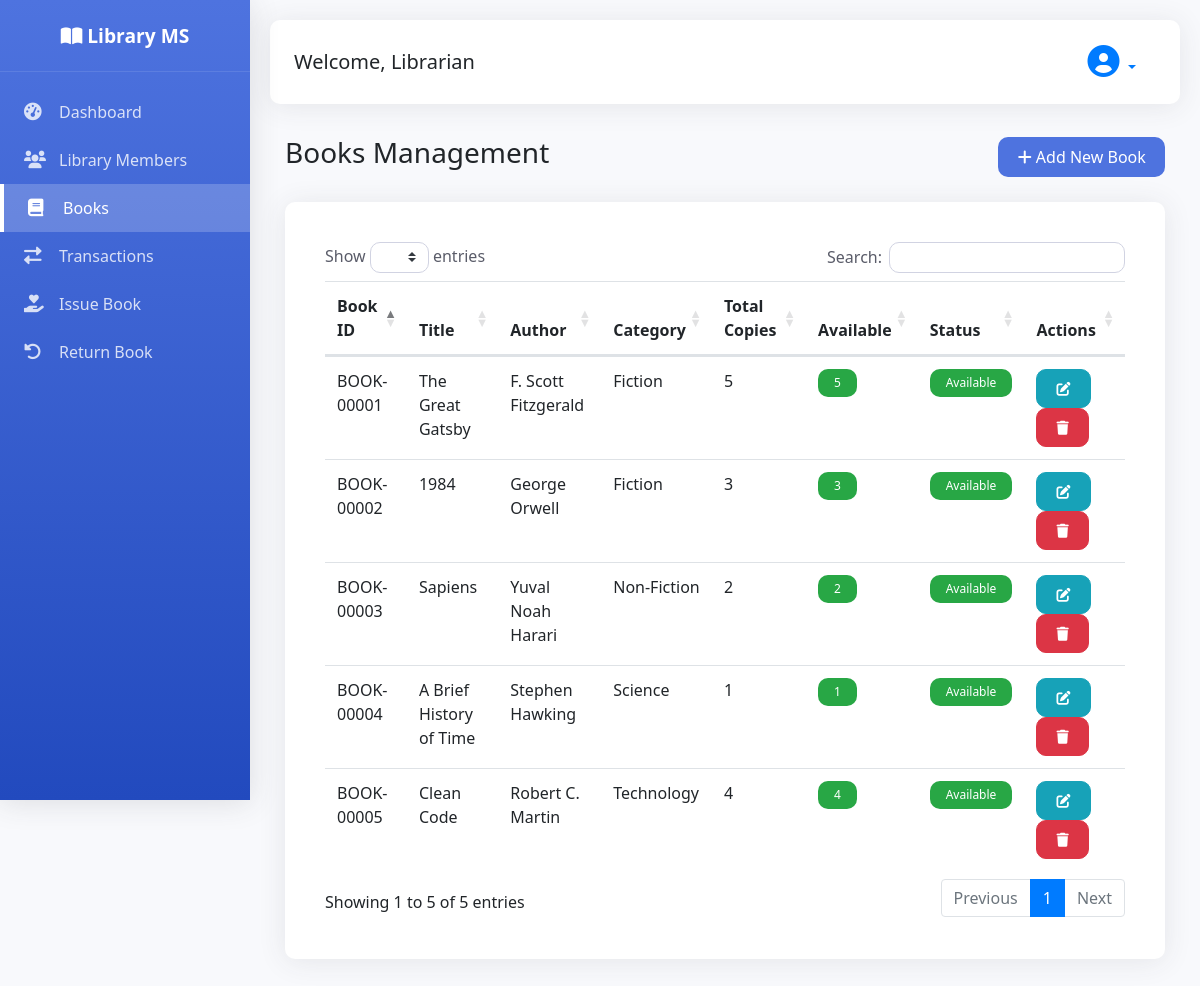
Screenshot of /modules/books/index.php with the database file from the repository.
### tables this page shows
CREATE TABLE IF NOT EXISTS books (
    id INT AUTO_INCREMENT PRIMARY KEY,
    book_id VARCHAR(50) UNIQUE NOT NULL,
    title VARCHAR(255) NOT NULL,
    author VARCHAR(255) NOT NULL,
    isbn VARCHAR(20) UNIQUE,
    publisher VARCHAR(255),
    publication_year INT,
    category ENUM('Fiction', 'Non-Fiction', 'Science', 'Technology', 'History', 'Biography', 'Other') DEFAULT 'Other',
    total_copies INT NOT NULL DEFAULT 1,
    available_copies INT NOT NULL DEFAULT 0,
    status ENUM('Available', 'Checked Out', 'Maintenance') DEFAULT 'Available',
    created_at TIMESTAMP DEFAULT CURRENT_TIMESTAMP,
    updated_at TIMESTAMP DEFAULT CURRENT_TIMESTAMP ON UPDATE CURRENT_TIMESTAMP,
    INDEX idx_book_id (book_id),
    INDEX idx_title (title),
    INDEX idx_author (author),
    INDEX idx_status (status),
    INDEX idx_category (category)
);

### modules/books/index.php (the view)
<?php
require_once '../../config/database.php';
include '../../includes/header.php';
$books_query = "SELECT * FROM books ORDER BY created_at DESC";
$books = mysqli_query($conn, $books_query);
?>
<div class="container-fluid">
    <div class="d-flex justify-content-between align-items-center mb-4">
        <h1 class="h3 text-gray-800">Books Management</h1>
        <a href="create.php" class="btn btn-primary">
            <i class="fas fa-plus"></i> Add New Book
        </a>
    </div>
    <div class="card">
        <div class="card-body">
            <div class="table-responsive">
                <table class="table table-hover datatable">
                    <thead>
                        <tr>
                            <th>Book ID</th>
                            <th>Title</th>
                            <th>Author</th>
                            <th>Category</th>
                            <th>Total Copies</th>
                            <th>Available</th>
                            <th>Status</th>
                            <th>Actions</th>
                        </tr>
                    </thead>
                    <tbody>
                        <?php while($book = mysqli_fetch_assoc($books)): ?>
                        <tr>
                            <td><?php echo $book['book_id']; ?></td>
                            <td><?php echo $book['title']; ?></td>
                            <td><?php echo $book['author']; ?></td>
                            <td><?php echo $book['category']; ?></td>
                            <td><?php echo $book['total_copies']; ?></td>
                            <td>
                                <span class="badge badge-<?php echo $book['available_copies'] > 0 ? 'success' : 'danger'; ?>">
                                    <?php echo $book['available_copies']; ?>
                                </span>
                            </td>
                            <td>
                                <span class="badge badge-<?php
                                    echo $book['status'] == 'Available' ? 'success' :
                                        ($book['status'] == 'Checked Out' ? 'warning' : 'secondary');
                                ?>">
                                    <?php echo $book['status']; ?>
                                </span>
                            </td>
                            <td>
                                <a href="edit.php?id=<?php echo $book['id']; ?>" class="btn btn-sm btn-info">
                                    <i class="fas fa-edit"></i>
                                </a>
                                <button onclick="confirmDelete('delete.php?id=<?php echo $book['id']; ?>', '<?php echo $book['title']; ?>')" class="btn btn-sm btn-danger">
                                    <i class="fas fa-trash"></i>
                                </button>
                            </td>
                        </tr>
                        <?php endwhile; ?>
                    </tbody>
                </table>
            </div>
        </div>
    </div>
</div>
<?php include '../../includes/footer.php'; ?>

### includes/header.php (shortened to what this page needs)
<!DOCTYPE html>
<html lang="en">
<head>
    <link href="https://cdn.jsdelivr.net/npm/bootstrap@4.6.0/dist/css/bootstrap.min.css" rel="stylesheet">
    <link rel="stylesheet" href="https://cdnjs.cloudflare.com/ajax/libs/font-awesome/6.0.0/css/all.min.css">
    <link href="https://cdn.datatables.net/1.10.24/css/dataTables.bootstrap4.min.css" rel="stylesheet">
    <link href="<?php echo BASE_URL; ?>assets/css/style.css" rel="stylesheet">
</head>
<body>
    <div class="sidebar">
        <div class="sidebar-header">
            <h3><i class="fas fa-book-open"></i> Library MS</h3>
        </div>
        <div class="sidebar-menu">
            <a href="<?php echo BASE_URL; ?>dashboard.php" class="sidebar-item <?php echo basename($_SERVER['PHP_SELF']) == 'dashboard.php' ? 'active' : ''; ?>">
                <i class="fas fa-tachometer-alt"></i>
                <span>Dashboard</span>
            </a>
            <a href="<?php echo BASE_URL; ?>modules/members/index.php" class="sidebar-item <?php echo strpos($_SERVER['PHP_SELF'], 'members') !== false ? 'active' : ''; ?>">
                <i class="fas fa-users"></i>
                <span>Library Members</span>
            </a>
            <a href="<?php echo BASE_URL; ?>modules/books/index.php" class="sidebar-item <?php echo strpos($_SERVER['PHP_SELF'], 'books') !== false ? 'active' : ''; ?>">
                <i class="fas fa-book"></i>
                <span>Books</span>
            </a>
            <a href="<?php echo BASE_URL; ?>modules/transactions/index.php" class="sidebar-item <?php echo strpos($_SERVER['PHP_SELF'], 'transactions') !== false ? 'active' : ''; ?>">
                <i class="fas fa-exchange-alt"></i>
                <span>Transactions</span>
            </a>
            <a href="<?php echo BASE_URL; ?>modules/transactions/issue.php" class="sidebar-item">
                <i class="fas fa-hand-holding-heart"></i>
                <span>Issue Book</span>
            </a>
            <a href="<?php echo BASE_URL; ?>modules/transactions/return.php" class="sidebar-item">
                <i class="fas fa-undo-alt"></i>
                <span>Return Book</span>
            </a>
        </div>
    </div>
    <div class="main-content">
        <div class="topbar d-flex justify-content-between align-items-center">
            <h5 class="mb-0">Welcome, Librarian</h5>
            <div class="dropdown">
                <button class="btn btn-link dropdown-toggle" type="button" data-toggle="dropdown">
                    <i class="fas fa-user-circle fa-2x"></i>
                </button>
            </div>
        </div>

### includes/footer.php (shortened to what this page needs)
        </div>
</body>
</html>

### assets/css/style.css (style rules this page uses)
:root { --primary-color: #4e73df; --secondary-color: #858796; --success-color: #1cc88a; --info-color: #36b9cc; --warning-color: #f6c23e; --danger-color: #e74a3b; --dark-color: #5a5c69; --light-color: #f8f9fc; }
* { margin: 0; padding: 0; box-sizing: border-box; }
body { font-family: 'Nunito', 'Segoe UI', Roboto, 'Helvetica Neue', sans-serif; background-color: #f8f9fc; }
.sidebar { position: fixed; top: 0; left: 0; height: 100vh; width: 250px; background: linear-gradient(180deg, #4e73df 0%, #224abe 100%); color: white; transition: all 0.3s ease; z-index: 1000; box-shadow: 0 0.15rem 1.75rem 0 rgba(58, 59, 69, 0.15); }
.sidebar-header { padding: 1.5rem; text-align: center; border-bottom: 1px solid rgba(255, 255, 255, 0.1); }
.sidebar-header h3 { font-size: 1.2rem; margin: 0; font-weight: 700; }
.sidebar-menu { padding: 1rem 0; }
.sidebar-item { padding: 0.75rem 1.5rem; display: flex; align-items: center; color: rgba(255, 255, 255, 0.8); text-decoration: none; transition: all 0.3s ease; }
.sidebar-item.active { background: rgba(255, 255, 255, 0.2); color: white; border-left: 4px solid #fff; }
.sidebar-item i { width: 25px; margin-right: 10px; font-size: 1.1rem; }
.main-content { margin-left: 250px; padding: 20px; min-height: 100vh; }
.topbar { background: white; border-radius: 10px; padding: 1rem 1.5rem; margin-bottom: 2rem; box-shadow: 0 0.15rem 1.75rem 0 rgba(58, 59, 69, 0.1); }
.card { border: none; border-radius: 10px; box-shadow: 0 0.15rem 1.75rem 0 rgba(58, 59, 69, 0.1); margin-bottom: 1.5rem; transition: transform 0.3s ease; }
.card-body { padding: 1.5rem; }
table.dataTable { margin-top: 0 !important; }
.btn { border-radius: 10px; padding: 0.5rem 1.2rem; font-weight: 500; transition: all 0.3s ease; }
.btn-primary { background: #4e73df; border: none; }
.badge { padding: 0.5rem 1rem; border-radius: 10px; font-weight: 500; }

### rows the page displays
books: book "BOOK-00001", title "The Great Gatsby", author "F. Scott Fitzgerald", category "Fiction", total_copies "5", available_copies "5", status "Available"
books: book "BOOK-00002", title "1984", author "George Orwell", category "Fiction", total_copies "3", available_copies "3", status "Available"
books: book "BOOK-00003", title "Sapiens", author "Yuval Noah Harari", category "Non-Fiction", total_copies "2", available_copies "2", status "Available"
books: book "BOOK-00004", title "A Brief History of Time", author "Stephen Hawking", category "Science", total_copies "1", available_copies "1", status "Available"
books: book "BOOK-00005", title "Clean Code", author "Robert C. Martin", category "Technology", total_copies "4", available_copies "4", status "Available"
